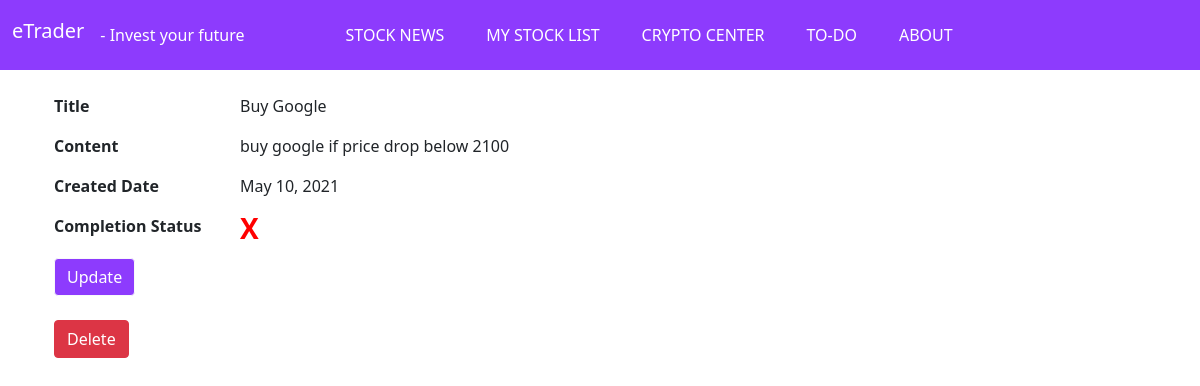
Page /to_do_item/15/ on the committed database.
### stock/models.py (models this page shows, shortened)
class ToDoItem(models.Model):
    todo_id = models.AutoField(primary_key=True)
    title = models.CharField(max_length=20)
    content = models.CharField(max_length=200)
    creation_date = models.DateField()
    is_item_checked = models.BooleanField(default=False)
    def get_update_url(self):
        return reverse('to_do_item_update_url', kwargs={'pk': self.pk})
    def get_delete_url(self):
        return reverse('to_do_item_delete_url', kwargs={'pk': self.pk})

### stock/views.py (the view)
# urls.py: path('to_do_item/<int:pk>/', ToDoItemDetail.as_view(), name='to_do_item_detail_url'),
class ToDoItemDetail(DetailView):
    model = ToDoItem
    def get_context_data(self, **kwargs):
        context = super(DetailView, self).get_context_data(**kwargs)
        return context

### stock/templates/stock/todoitem_detail.html
{% extends 'stock/base.html' %}
{% block content %}
    {% if todoitem %}
        <div class="container">
            <div class="row">
                <div class="col-2">
                    <p class="fw-bolder">Title</p>
                </div>
                <div class="col-10">{{ todoitem.title }}</div>
            </div>
            <div class="row">
                <div class="col-2">
                    <p class="fw-bolder">Content</p>
                </div>
                <div class="col-10">{{ todoitem.content }}</div>
            </div>
            <div class="row">
                <div class="col-2">
                    <p class="fw-bolder">Created Date</p>
                </div>
                <div class="col-10">{{ todoitem.creation_date }}</div>
            </div>
            <div class="row">
                <div class="col-2">
                    <p class="fw-bolder">Completion Status</p>
                </div>
                <div class="col-10">
                    {% if todoitem.is_item_checked %}
                        <td>
                            <p class="fs-3 fw-bolder lh-1" style="color: green;">√</p>
                        </td>
                    {% else %}
                        <td>
                            <p class="fs-3 fw-bolder lh-1" style="color: red;">X</p>
                        </td>
                    {% endif %}
                </div>
            </div>
            <div class="row">
                <div class="col-6">
                    <button type="button" class="btn btn-outline-light" style="background-color: #8D3BFD;">
                        <a href="{{ todoitem.get_update_url }}" class="text-white"
                           style="text-decoration: none !important">
                            Update
                        </a>
                    </button>
                </div>
                <div class="col-6">
                </div>
            </div>
            <br/>
            <div class="row">
                <div class="col-6">
                    <button type="button" class="btn btn-danger">
                        <a href="{{ todoitem.get_delete_url }}" class="text-white"
                           style="text-decoration: none !important">
                            Delete
                        </a>
                    </button>
                </div>
                <div class="col-6">
                </div>
            </div>
        </div>
    {% endif %}
{% endblock %}

### rows in the picture
ToDoItem: title "Buy Google", content "buy google if price drop below 2100", creation_date "May 10, 2021"
